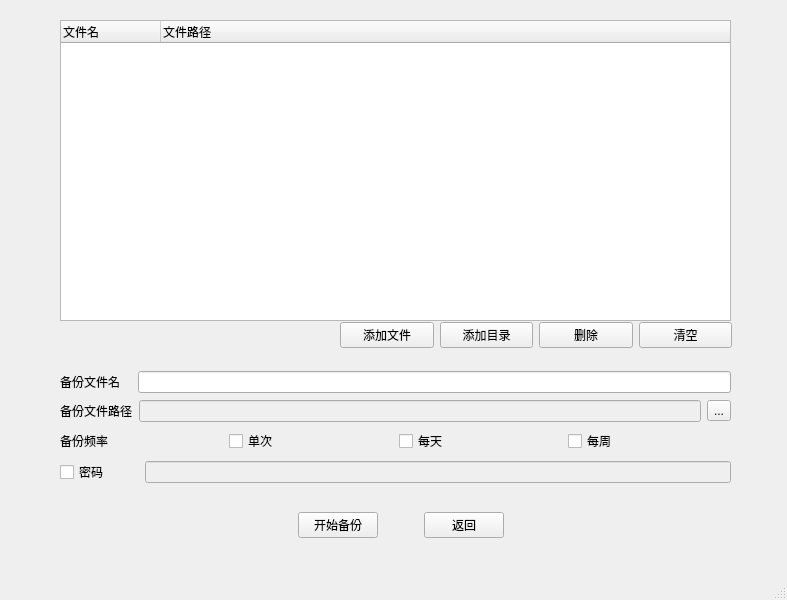
<?xml version="1.0" encoding="UTF-8"?>
<ui version="4.0">
 <class>MainWindow</class>
 <widget class="QMainWindow" name="MainWindow">
  <property name="geometry">
   <rect>
    <x>0</x>
    <y>0</y>
    <width>787</width>
    <height>600</height>
   </rect>
  </property>
  <property name="windowTitle">
   <string>MainWindow</string>
  </property>
  <widget class="QWidget" name="centralwidget">
   <widget class="QStackedWidget" name="stackedWidget">
    <property name="geometry">
     <rect>
      <x>20</x>
      <y>0</y>
      <width>771</width>
      <height>591</height>
     </rect>
    </property>
    <property name="currentIndex">
     <number>1</number>
    </property>
    <widget class="QWidget" name="page">
     <widget class="QWidget" name="layoutWidget">
      <property name="geometry">
       <rect>
        <x>250</x>
        <y>80</y>
        <width>281</width>
        <height>371</height>
       </rect>
      </property>
      <layout class="QVBoxLayout" name="verticalLayout">
       <property name="sizeConstraint">
        <enum>QLayout::SetDefaultConstraint</enum>
       </property>
       <item>
        <widget class="QPushButton" name="BackupButton">
         <property name="text">
          <string>备份</string>
         </property>
        </widget>
       </item>
       <item>
        <spacer name="verticalSpacer">
         <property name="orientation">
          <enum>Qt::Vertical</enum>
         </property>
         <property name="sizeHint" stdset="0">
          <size>
           <width>20</width>
           <height>40</height>
          </size>
         </property>
        </spacer>
       </item>
       <item>
        <widget class="QPushButton" name="RestoreButton">
         <property name="text">
          <string>恢复</string>
         </property>
        </widget>
       </item>
       <item>
        <spacer name="verticalSpacer_2">
         <property name="orientation">
          <enum>Qt::Vertical</enum>
         </property>
         <property name="sizeHint" stdset="0">
          <size>
           <width>20</width>
           <height>40</height>
          </size>
         </property>
        </spacer>
       </item>
       <item>
        <widget class="QPushButton" name="ExitButton">
         <property name="text">
          <string>退出</string>
         </property>
        </widget>
       </item>
       <item>
        <spacer name="verticalSpacer_3">
         <property name="orientation">
          <enum>Qt::Vertical</enum>
         </property>
         <property name="sizeHint" stdset="0">
          <size>
           <width>20</width>
           <height>40</height>
          </size>
         </property>
        </spacer>
       </item>
      </layout>
     </widget>
    </widget>
    <widget class="QWidget" name="page_2">
     <widget class="QTreeWidget" name="FileList">
      <property name="geometry">
       <rect>
        <x>40</x>
        <y>20</y>
        <width>671</width>
        <height>301</height>
       </rect>
      </property>
      <column>
       <property name="text">
        <string>文件名</string>
       </property>
      </column>
      <column>
       <property name="text">
        <string>文件路径</string>
       </property>
      </column>
     </widget>
     <widget class="QWidget" name="layoutWidget">
      <property name="geometry">
       <rect>
        <x>0</x>
        <y>510</y>
        <width>761</width>
        <height>31</height>
       </rect>
      </property>
      <layout class="QHBoxLayout" name="horizontalLayout">
       <item>
        <spacer name="horizontalSpacer_2">
         <property name="orientation">
          <enum>Qt::Horizontal</enum>
         </property>
         <property name="sizeHint" stdset="0">
          <size>
           <width>40</width>
           <height>20</height>
          </size>
         </property>
        </spacer>
       </item>
       <item>
        <widget class="QPushButton" name="StartBackupButton">
         <property name="enabled">
          <bool>true</bool>
         </property>
         <property name="mouseTracking">
          <bool>false</bool>
         </property>
         <property name="text">
          <string>开始备份</string>
         </property>
        </widget>
       </item>
       <item>
        <spacer name="horizontalSpacer">
         <property name="orientation">
          <enum>Qt::Horizontal</enum>
         </property>
         <property name="sizeType">
          <enum>QSizePolicy::Fixed</enum>
         </property>
         <property name="sizeHint" stdset="0">
          <size>
           <width>40</width>
           <height>20</height>
          </size>
         </property>
        </spacer>
       </item>
       <item>
        <widget class="QPushButton" name="ReturnButton_1">
         <property name="mouseTracking">
          <bool>false</bool>
         </property>
         <property name="text">
          <string>返回</string>
         </property>
        </widget>
       </item>
       <item>
        <spacer name="horizontalSpacer_3">
         <property name="orientation">
          <enum>Qt::Horizontal</enum>
         </property>
         <property name="sizeHint" stdset="0">
          <size>
           <width>40</width>
           <height>20</height>
          </size>
         </property>
        </spacer>
       </item>
      </layout>
     </widget>
     <widget class="QWidget" name="layoutWidget">
      <property name="geometry">
       <rect>
        <x>320</x>
        <y>320</y>
        <width>392</width>
        <height>30</height>
       </rect>
      </property>
      <layout class="QHBoxLayout" name="horizontalLayout_2">
       <item>
        <widget class="QPushButton" name="AddFileButton">
         <property name="text">
          <string>添加文件</string>
         </property>
        </widget>
       </item>
       <item>
        <widget class="QPushButton" name="AddCatalogButton">
         <property name="text">
          <string>添加目录</string>
         </property>
        </widget>
       </item>
       <item>
        <widget class="QPushButton" name="DeleteButton">
         <property name="text">
          <string>删除</string>
         </property>
        </widget>
       </item>
       <item>
        <widget class="QPushButton" name="ClearButton">
         <property name="text">
          <string>清空</string>
         </property>
        </widget>
       </item>
      </layout>
     </widget>
     <widget class="QWidget" name="layoutWidget">
      <property name="geometry">
       <rect>
        <x>40</x>
        <y>370</y>
        <width>671</width>
        <height>119</height>
       </rect>
      </property>
      <layout class="QVBoxLayout" name="verticalLayout_2">
       <item>
        <layout class="QHBoxLayout" name="horizontalLayout_3">
         <item>
          <widget class="QLabel" name="label">
           <property name="text">
            <string>备份文件名</string>
           </property>
          </widget>
         </item>
         <item>
          <spacer name="horizontalSpacer_5">
           <property name="orientation">
            <enum>Qt::Horizontal</enum>
           </property>
           <property name="sizeType">
            <enum>QSizePolicy::Fixed</enum>
           </property>
           <property name="sizeHint" stdset="0">
            <size>
             <width>12</width>
             <height>20</height>
            </size>
           </property>
          </spacer>
         </item>
         <item>
          <widget class="QLineEdit" name="lineFileName"/>
         </item>
        </layout>
       </item>
       <item>
        <layout class="QHBoxLayout" name="horizontalLayout_4">
         <item>
          <widget class="QLabel" name="label_2">
           <property name="text">
            <string>备份文件路径</string>
           </property>
          </widget>
         </item>
         <item>
          <widget class="QLineEdit" name="lineFilePath">
           <property name="enabled">
            <bool>false</bool>
           </property>
          </widget>
         </item>
         <item>
          <widget class="QToolButton" name="BackupPathToolButton">
           <property name="text">
            <string>...</string>
           </property>
          </widget>
         </item>
        </layout>
       </item>
       <item>
        <layout class="QHBoxLayout" name="horizontalLayout_9">
         <item>
          <widget class="QLabel" name="freqlabel">
           <property name="text">
            <string>备份频率</string>
           </property>
          </widget>
         </item>
         <item>
          <widget class="QCheckBox" name="OnceBox">
           <property name="text">
            <string>单次</string>
           </property>
          </widget>
         </item>
         <item>
          <widget class="QCheckBox" name="DayBox">
           <property name="text">
            <string>每天</string>
           </property>
          </widget>
         </item>
         <item>
          <widget class="QCheckBox" name="WeekBox">
           <property name="text">
            <string>每周</string>
           </property>
          </widget>
         </item>
        </layout>
       </item>
       <item>
        <layout class="QHBoxLayout" name="horizontalLayout_5">
         <item>
          <widget class="QCheckBox" name="PasswordBox">
           <property name="text">
            <string>密码</string>
           </property>
          </widget>
         </item>
         <item>
          <spacer name="horizontalSpacer_4">
           <property name="orientation">
            <enum>Qt::Horizontal</enum>
           </property>
           <property name="sizeType">
            <enum>QSizePolicy::Fixed</enum>
           </property>
           <property name="sizeHint" stdset="0">
            <size>
             <width>30</width>
             <height>20</height>
            </size>
           </property>
          </spacer>
         </item>
         <item>
          <widget class="QLineEdit" name="linePassword">
           <property name="enabled">
            <bool>false</bool>
           </property>
          </widget>
         </item>
        </layout>
       </item>
      </layout>
     </widget>
    </widget>
    <widget class="QWidget" name="page_3">
     <widget class="QPushButton" name="ReturnButton_2">
      <property name="geometry">
       <rect>
        <x>500</x>
        <y>470</y>
        <width>101</width>
        <height>31</height>
       </rect>
      </property>
      <property name="text">
       <string>返回</string>
      </property>
     </widget>
     <widget class="QPushButton" name="StartRestoreButton">
      <property name="geometry">
       <rect>
        <x>130</x>
        <y>470</y>
        <width>93</width>
        <height>28</height>
       </rect>
      </property>
      <property name="text">
       <string>开始恢复</string>
      </property>
     </widget>
     <widget class="QWidget" name="layoutWidget">
      <property name="geometry">
       <rect>
        <x>30</x>
        <y>150</y>
        <width>691</width>
        <height>201</height>
       </rect>
      </property>
      <layout class="QVBoxLayout" name="verticalLayout_3">
       <item>
        <layout class="QHBoxLayout" name="horizontalLayout_6">
         <item>
          <widget class="QLabel" name="label_3">
           <property name="text">
            <string>恢复文件</string>
           </property>
          </widget>
         </item>
         <item>
          <spacer name="horizontalSpacer_6">
           <property name="orientation">
            <enum>Qt::Horizontal</enum>
           </property>
           <property name="sizeType">
            <enum>QSizePolicy::Fixed</enum>
           </property>
           <property name="sizeHint" stdset="0">
            <size>
             <width>12</width>
             <height>20</height>
            </size>
           </property>
          </spacer>
         </item>
         <item>
          <widget class="QLineEdit" name="RestoreFileNameLine">
           <property name="enabled">
            <bool>false</bool>
           </property>
          </widget>
         </item>
         <item>
          <widget class="QToolButton" name="RestoretoolButton">
           <property name="text">
            <string>...</string>
           </property>
          </widget>
         </item>
        </layout>
       </item>
       <item>
        <layout class="QHBoxLayout" name="horizontalLayout_7">
         <item>
          <widget class="QLabel" name="label_4">
           <property name="text">
            <string>恢复到</string>
           </property>
          </widget>
         </item>
         <item>
          <spacer name="horizontalSpacer_9">
           <property name="orientation">
            <enum>Qt::Horizontal</enum>
           </property>
           <property name="sizeType">
            <enum>QSizePolicy::Fixed</enum>
           </property>
           <property name="sizeHint" stdset="0">
            <size>
             <width>30</width>
             <height>20</height>
            </size>
           </property>
          </spacer>
         </item>
         <item>
          <widget class="QLineEdit" name="RestorePathLine">
           <property name="enabled">
            <bool>false</bool>
           </property>
          </widget>
         </item>
         <item>
          <widget class="QToolButton" name="RestorePathToolButton">
           <property name="text">
            <string>...</string>
           </property>
          </widget>
         </item>
        </layout>
       </item>
       <item>
        <layout class="QHBoxLayout" name="horizontalLayout_8">
         <item>
          <widget class="QCheckBox" name="PasswordBox_2">
           <property name="text">
            <string>密码</string>
           </property>
          </widget>
         </item>
         <item>
          <spacer name="horizontalSpacer_7">
           <property name="orientation">
            <enum>Qt::Horizontal</enum>
           </property>
           <property name="sizeType">
            <enum>QSizePolicy::Fixed</enum>
           </property>
           <property name="sizeHint" stdset="0">
            <size>
             <width>20</width>
             <height>20</height>
            </size>
           </property>
          </spacer>
         </item>
         <item>
          <widget class="QLineEdit" name="linePassword_2">
           <property name="enabled">
            <bool>false</bool>
           </property>
           <property name="echoMode">
            <enum>QLineEdit::Password</enum>
           </property>
          </widget>
         </item>
        </layout>
       </item>
      </layout>
     </widget>
     <widget class="QPushButton" name="CheckButton">
      <property name="geometry">
       <rect>
        <x>310</x>
        <y>470</y>
        <width>93</width>
        <height>28</height>
       </rect>
      </property>
      <property name="text">
       <string>检查</string>
      </property>
     </widget>
    </widget>
   </widget>
  </widget>
  <widget class="QStatusBar" name="statusbar"/>
 </widget>
 <resources/>
 <connections/>
</ui>
